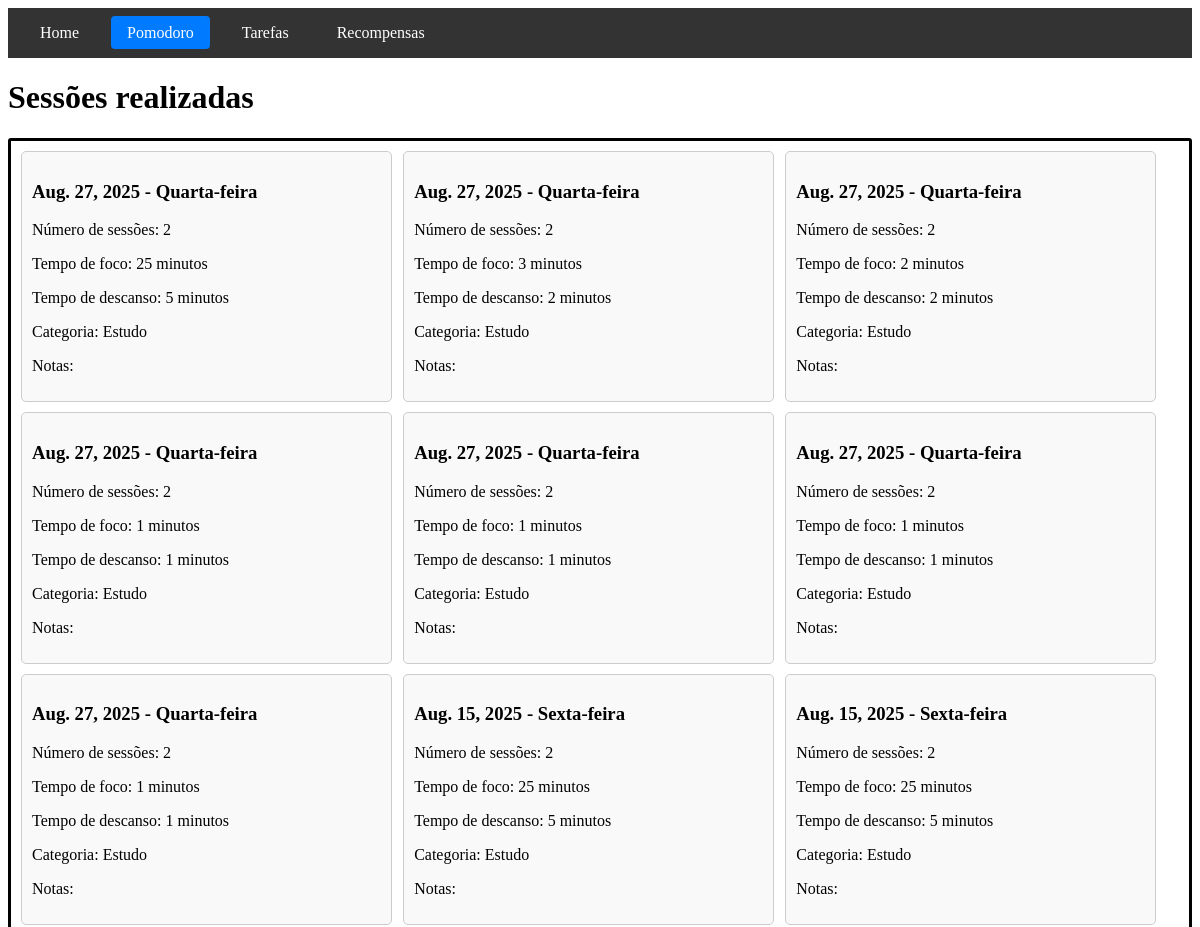
The page /pomodoro/history (upper part) on the database as committed earlier.
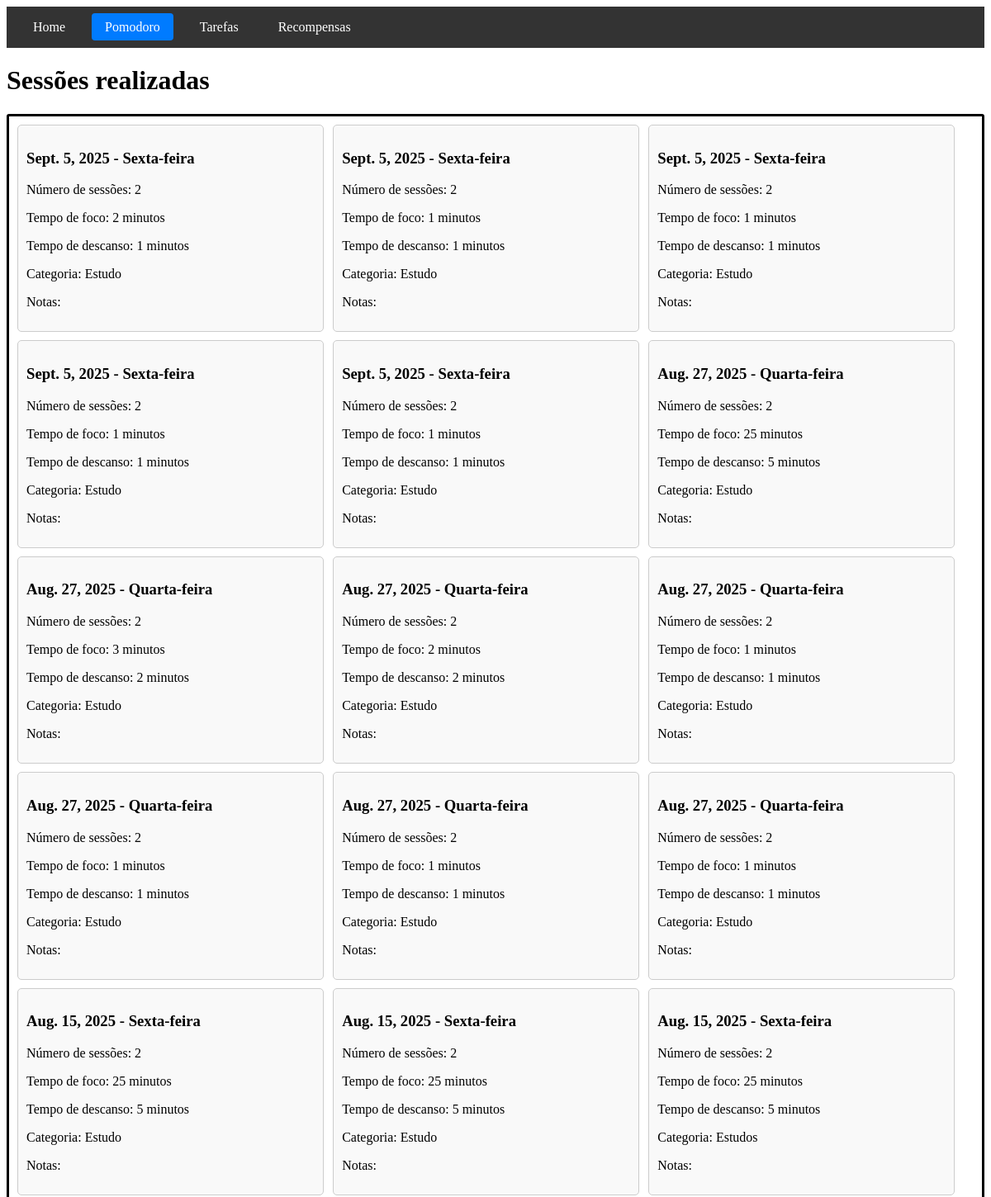
The same page on the database as committed later.
### pomodoro/models.py (models this page shows, shortened)
class Timers(models.Model):
    user = models.ForeignKey(User, on_delete=models.CASCADE, null=True)
    date = models.DateField(auto_now_add=True)
    weekday = models.CharField(max_length=20, editable=False)
    sessions = models.IntegerField()
    focused_time = models.IntegerField()
    break_time = models.IntegerField()
    category = models.CharField(max_length=50)
    notes = models.CharField(max_length=250, blank=True)

### pomodoro/views.py (the view)
# urls.py: path('history', views.history, name='history'),
def history(request):
    timers = Timers.objects.all().order_by('-date')
    return render(request, 'pomodoro/pomodoro_history.html', {
        'timers': timers
    })

### pomodoro/templates/pomodoro/pomodoro_history.html (shortened to what this page needs)
{% extends 'base.html' %}
{% load static %}
{% block extra_css %}
<link rel="stylesheet" href="{% static 'pomodoro/css/pomodoro-history.css' %}">
{% endblock %}
{% block content %}
<h1 id="main-title">Sessões realizadas</h1>
<div id="sessions">
    {% for session in timers %}
    <div>
        <h3 class="session-title">{{ session.date }} - {{ session.weekday }}</h3>
        <p>Número de sessões: {{ session.sessions }}</p>
        <p>Tempo de foco: {{ session.focused_time }} minutos</p>
        <p>Tempo de descanso: {{ session.break_time }} minutos</p>
        <p>Categoria: {{ session.category }}</p>
        <p>Notas: {{ session.notes }}</p>
    </div>
    {% endfor %}
</div>
{% endblock %}

### templates/base.html (shortened to what this page needs)
{% load static %}
<!DOCTYPE html>
<html lang="pt-br">
<head>
    <link rel="stylesheet" href="{% static 'css/style.css' %}">
    {% block extra_css %}{% endblock %}
</head>
<body>
    <header>
        {% include 'partials/navbar.html' %}
    </header>
    <main>
        {% block content %}{% endblock %}
    </main>
</body>
</html>

### templates/partials/navbar.html
<nav id="nav-top-bar" class="navbar">
    <ul class="nav-links">
        <li>
            <a href="{% url 'home:home' %}" class="{% if request.resolver_match.namespace == 'home' %}active{% endif %}">Home</a>
        </li>
        <li>
            <a href="{% url 'pomodoro:home' %}" class="{% if request.resolver_match.namespace == 'pomodoro' %}active{% endif %}">Pomodoro</a>
        </li>
        <li>
            <a href="{% url 'task:tasks' %}" class="{% if request.resolver_match.namespace == 'task' %}active{% endif %}">Tarefas</a>
        </li>
        <li>
            <a href="{% url 'reward:rewards' %}" class="{% if request.resolver_match.namespace == 'reward' %}active{% endif %}">Recompensas</a>
        </li>
    </ul>
</nav>

### static/css/style.css (style rules this page uses)
.navbar { background-color: #333; padding: 1rem; }
.nav-links { list-style: none; display: flex; gap: 1rem; margin: 0; padding: 0; }
.nav-links a { color: white; text-decoration: none; padding: 0.5rem 1rem; border-radius: 4px; transition: background-color 0.3s; }
.nav-links a.active { background-color: #007bff; }

### pomodoro/static/pomodoro/css/pomodoro-history.css (style rules this page uses)
#sessions { display: flex; flex-wrap: wrap; gap: 1%; padding: 10px; border: 3px solid #000000; border-radius: 3px; }
#sessions > div { flex: 0 0 calc(33% - 1%); box-sizing: border-box; border: 1px solid #ccc; border-radius: 5px; padding: 10px; background-color: #f9f9f9; margin-bottom: 10px; }

Rows that differ between the two databases and show on the page:
added Timers: date "Sept. 5, 2025", weekday "Sexta-feira", sessions "2", focused_time "2", break_time "1", category "Estudo"
added Timers: date "Sept. 5, 2025", weekday "Sexta-feira", sessions "2", focused_time "1", break_time "1", category "Estudo"
added Timers: date "Sept. 5, 2025", weekday "Sexta-feira", sessions "2", focused_time "1", break_time "1", category "Estudo"
added Timers: date "Sept. 5, 2025", weekday "Sexta-feira", sessions "2", focused_time "1", break_time "1", category "Estudo"
added Timers: date "Sept. 5, 2025", weekday "Sexta-feira", sessions "2", focused_time "1", break_time "1", category "Estudo"
now on this page (row unchanged): Timers: date "Aug. 15, 2025", weekday "Sexta-feira", sessions "2", focused_time "25", break_time "5", category "Estudos"
